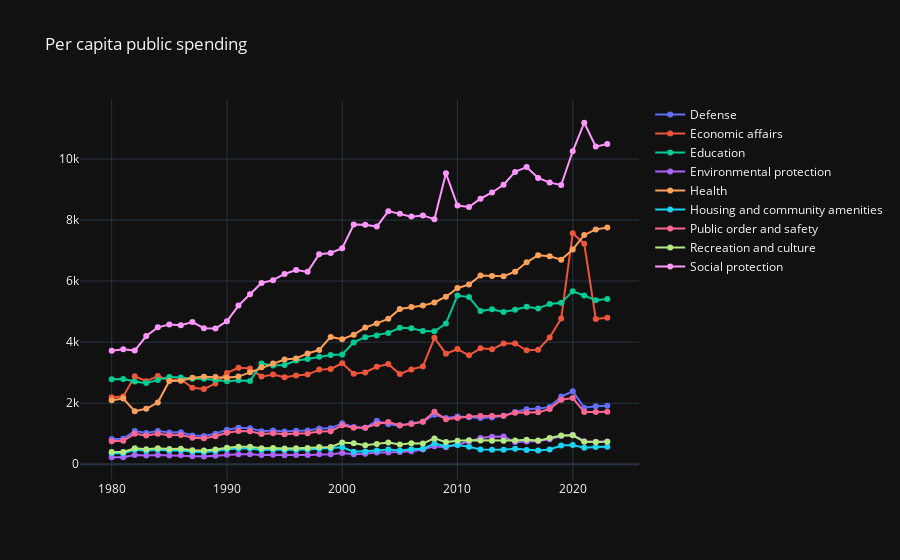

The notebook cell this image was saved under:
### Code cell
fig = go.Figure()

for _, group in a.groupby('shortname'):

    if len(group['variable'].unique()) > 1:
        group = group[group['variable'] == group['variable'].unique()[0]]
        
    data = group.merge(total_pop, how='inner', on='year', suffixes=('', '_pop')).merge(fx, how='inner', on='year')
    data['per_capita_local'] = data['value'] / data['value_pop']
    data['per_capita_usd'] = data['per_capita_local'] / data['local_currency_per_usd']

    name = data['shortname'].unique()[0]
    fig.add_trace(
        go.Scatter(
            x=data['year'],
            y=data['per_capita_local'],
            name=name,
            mode='lines+markers'
        )
    )

fig.update_layout(
    title='Per capita public spending'
)

fig.show()
